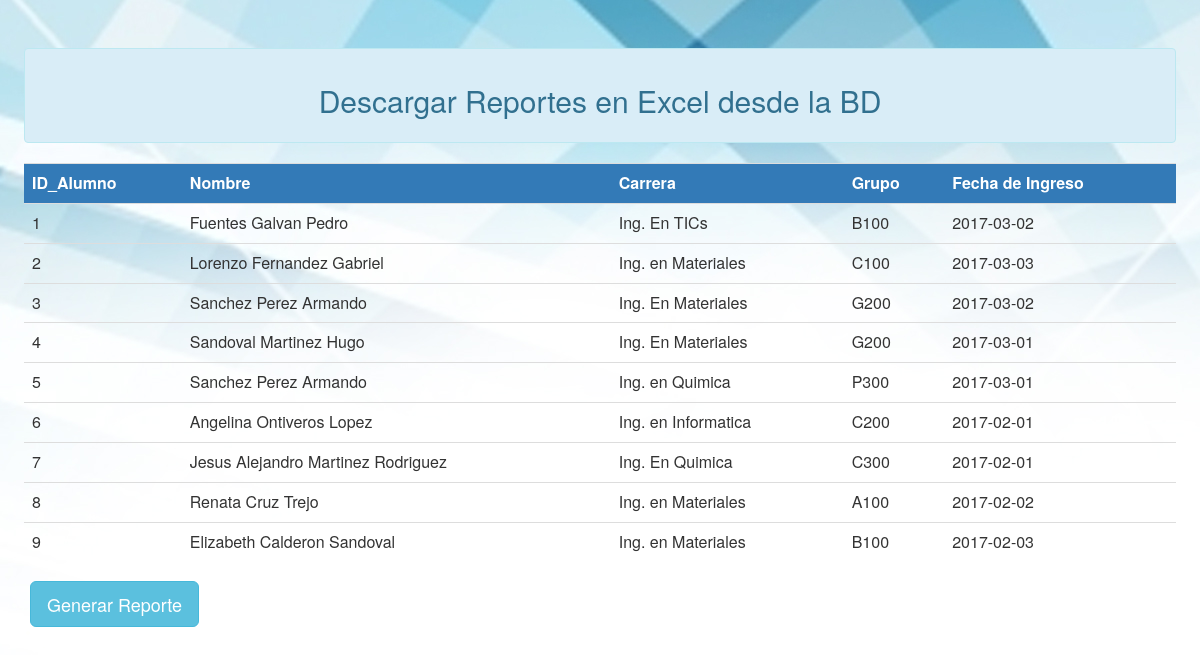
The page / on the database its author committed.
### tables this page shows
CREATE TABLE `alumnos` (
  `id_alumno` int(9) NOT NULL,
  `nombre` varchar(50) NOT NULL,
  `carrera` varchar(50) NOT NULL,
  `grupo` varchar(4) NOT NULL,
  `fecha_ingreso` date NOT NULL
);

### index.php (the view, shortened to what this page needs)
<?php
include('conexion.php');
$alumnos = "SELECT * FROM alumnos order by id_alumno";
$resAlumnos = $conexion->query($alumnos);
?>
<html lang="es">
<head>
	<link href="css/estilos.css" rel="stylesheet">
	<link rel="stylesheet" href="https://maxcdn.bootstrapcdn.com/bootstrap/3.3.6/css/bootstrap.min.css">
	<link rel="stylesheet" href="https://maxcdn.bootstrapcdn.com/bootstrap/3.3.7/css/bootstrap.min.css">
</head>
<body>
	<header>
		<div class="alert alert-info">
			<h2>Descargar Reportes en Excel desde la BD</h2>
		</div>
	</header>
	<section>
		<table class="table">
			<tr class="bg-primary">
				<th>ID_Alumno</th>
				<th>Nombre</th>
				<th>Carrera</th>
				<th>Grupo</th>
				<th>Fecha de Ingreso</th>
			</tr>
			<?php
			while ($registroAlumnos = $resAlumnos->fetch_array(MYSQLI_BOTH)) {
				echo '<tr>
						 <td>' . $registroAlumnos['id_alumno'] . '</td>
						 <td>' . $registroAlumnos['nombre'] . '</td>
						 <td>' . $registroAlumnos['carrera'] . '</td>
						 <td>' . $registroAlumnos['grupo'] . '</td>
						 <td>' . $registroAlumnos['fecha_ingreso'] . '</td>
						 </tr>';
			}
			?>
		</table>
	</section>
	<div class="container">
		<button type="button" class="btn btn-info btn-lg" data-toggle="modal" data-target="#myModal">Generar Reporte</button>
	</div>
</body>
</html>

### css/estilos.css (style rules this page uses)
body { background: url(../img/background.jpg); }
header { margin-top: 4%; margin-right: 2%; margin-left: 2%; text-align: center; }
section { margin-right: 2%; margin-left: 2%; }

### rows shown on the page
alumnos: id_alumno "1", nombre "Fuentes Galvan Pedro", carrera "Ing. En TICs", grupo "B100", fecha_ingreso "2017-03-02"
alumnos: id_alumno "2", nombre "Lorenzo Fernandez Gabriel", carrera "Ing. en Materiales", grupo "C100", fecha_ingreso "2017-03-03"
alumnos: id_alumno "3", nombre "Sanchez Perez Armando", carrera "Ing. En Materiales", grupo "G200", fecha_ingreso "2017-03-02"
alumnos: id_alumno "4", nombre "Sandoval Martinez Hugo", carrera "Ing. En Materiales", grupo "G200", fecha_ingreso "2017-03-01"
alumnos: id_alumno "5", nombre "Sanchez Perez Armando", carrera "Ing. en Quimica", grupo "P300", fecha_ingreso "2017-03-01"
alumnos: id_alumno "6", nombre "Angelina Ontiveros Lopez", carrera "Ing. en Informatica", grupo "C200", fecha_ingreso "2017-02-01"
alumnos: id_alumno "7", nombre "Jesus Alejandro Martinez Rodriguez", carrera "Ing. En Quimica", grupo "C300", fecha_ingreso "2017-02-01"
alumnos: id_alumno "8", nombre "Renata Cruz Trejo", carrera "Ing. en Materiales", grupo "A100", fecha_ingreso "2017-02-02"
alumnos: id_alumno "9", nombre "Elizabeth Calderon Sandoval", carrera "Ing. en Materiales", grupo "B100", fecha_ingreso "2017-02-03"
